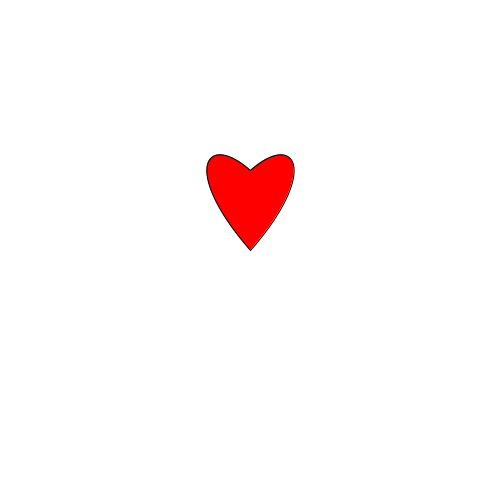
Frame 1 (no input)
Frame 60 (the mouse pressed at the canvas centre just before this capture): identical to frame 1, image omitted
Frame 120 (the mouse held since frame 60 and released just before this capture): identical to frame 1, image omitted

The Processing sketch that drew this single still picture (run headless with seeded random() and noise(); from frame 60 on, the mouse is pressed at the canvas centre):

// Processing sketch: baz
// ── baz.pde
void setup () {
  size(500,500);
  background(255);
  float x=250;
  float y=250;
  /*strokeWeight (10);
  point (x,y);
  point (x+70,y-80);
  point (x+45,y-120);
  point(x,y-80);*/
  fill(255,0,0);
  bezier(x,y,x+70,y-80,x+45,y-120,x,y-80);
  bezier(x,y,x-70,y-80,x-45,y-120,x,y-80);
}

void draw () {  
  
  
}
